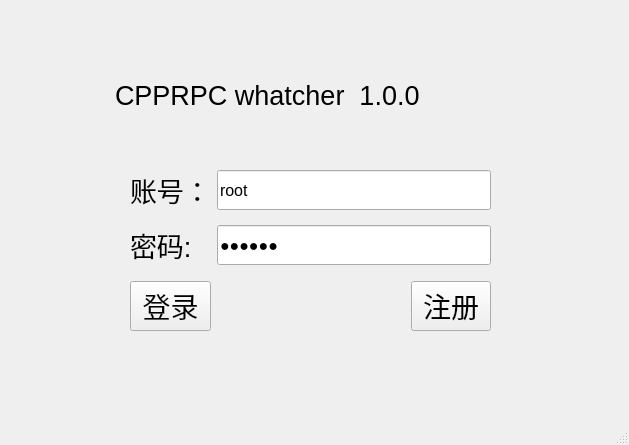
<?xml version="1.0" encoding="UTF-8"?>
<ui version="4.0">
 <class>MainWindow</class>
 <widget class="QMainWindow" name="MainWindow">
  <property name="geometry">
   <rect>
    <x>0</x>
    <y>0</y>
    <width>629</width>
    <height>445</height>
   </rect>
  </property>
  <property name="windowTitle">
   <string>MainWindow</string>
  </property>
  <widget class="QWidget" name="centralwidget">
   <widget class="QWidget" name="layoutWidget">
    <property name="geometry">
     <rect>
      <x>130</x>
      <y>170</y>
      <width>361</width>
      <height>161</height>
     </rect>
    </property>
    <layout class="QGridLayout" name="gridLayout">
     <item row="4" column="2">
      <widget class="QPushButton" name="register_">
       <property name="font">
        <font>
         <pointsize>21</pointsize>
        </font>
       </property>
       <property name="text">
        <string>注册</string>
       </property>
      </widget>
     </item>
     <item row="4" column="1">
      <spacer name="horizontalSpacer">
       <property name="orientation">
        <enum>Qt::Horizontal</enum>
       </property>
       <property name="sizeHint" stdset="0">
        <size>
         <width>40</width>
         <height>20</height>
        </size>
       </property>
      </spacer>
     </item>
     <item row="4" column="0">
      <widget class="QPushButton" name="login">
       <property name="font">
        <font>
         <pointsize>21</pointsize>
        </font>
       </property>
       <property name="text">
        <string>登录</string>
       </property>
      </widget>
     </item>
     <item row="0" column="0">
      <widget class="QLabel" name="label_3">
       <property name="font">
        <font>
         <pointsize>20</pointsize>
        </font>
       </property>
       <property name="text">
        <string>账号：</string>
       </property>
      </widget>
     </item>
     <item row="0" column="1" colspan="2">
      <widget class="QLineEdit" name="userName">
       <property name="sizePolicy">
        <sizepolicy hsizetype="Expanding" vsizetype="Preferred">
         <horstretch>0</horstretch>
         <verstretch>0</verstretch>
        </sizepolicy>
       </property>
       <property name="font">
        <font>
         <pointsize>12</pointsize>
        </font>
       </property>
       <property name="text">
        <string>root</string>
       </property>
      </widget>
     </item>
     <item row="2" column="1" colspan="2">
      <widget class="QLineEdit" name="password">
       <property name="sizePolicy">
        <sizepolicy hsizetype="Expanding" vsizetype="Preferred">
         <horstretch>0</horstretch>
         <verstretch>0</verstretch>
        </sizepolicy>
       </property>
       <property name="font">
        <font>
         <pointsize>12</pointsize>
        </font>
       </property>
       <property name="text">
        <string>123456</string>
       </property>
       <property name="echoMode">
        <enum>QLineEdit::Password</enum>
       </property>
      </widget>
     </item>
     <item row="2" column="0">
      <widget class="QLabel" name="label_4">
       <property name="font">
        <font>
         <pointsize>20</pointsize>
        </font>
       </property>
       <property name="text">
        <string>密码:</string>
       </property>
      </widget>
     </item>
     <item row="1" column="1">
      <spacer name="verticalSpacer">
       <property name="orientation">
        <enum>Qt::Vertical</enum>
       </property>
       <property name="sizeHint" stdset="0">
        <size>
         <width>20</width>
         <height>40</height>
        </size>
       </property>
      </spacer>
     </item>
     <item row="3" column="1">
      <spacer name="verticalSpacer_2">
       <property name="orientation">
        <enum>Qt::Vertical</enum>
       </property>
       <property name="sizeHint" stdset="0">
        <size>
         <width>20</width>
         <height>40</height>
        </size>
       </property>
      </spacer>
     </item>
    </layout>
   </widget>
   <widget class="QLabel" name="label_2">
    <property name="geometry">
     <rect>
      <x>100</x>
      <y>70</y>
      <width>431</width>
      <height>51</height>
     </rect>
    </property>
    <property name="font">
     <font>
      <family>Arial</family>
      <pointsize>20</pointsize>
      <weight>50</weight>
      <italic>false</italic>
      <bold>false</bold>
     </font>
    </property>
    <property name="styleSheet">
     <string notr="true">font: 20pt &quot;Arial&quot;;
</string>
    </property>
    <property name="text">
     <string>  CPPRPC whatcher  1.0.0</string>
    </property>
   </widget>
  </widget>
  <widget class="QMenuBar" name="menubar">
   <property name="geometry">
    <rect>
     <x>0</x>
     <y>0</y>
     <width>629</width>
     <height>26</height>
    </rect>
   </property>
  </widget>
  <widget class="QStatusBar" name="statusbar"/>
 </widget>
 <resources/>
 <connections/>
</ui>
